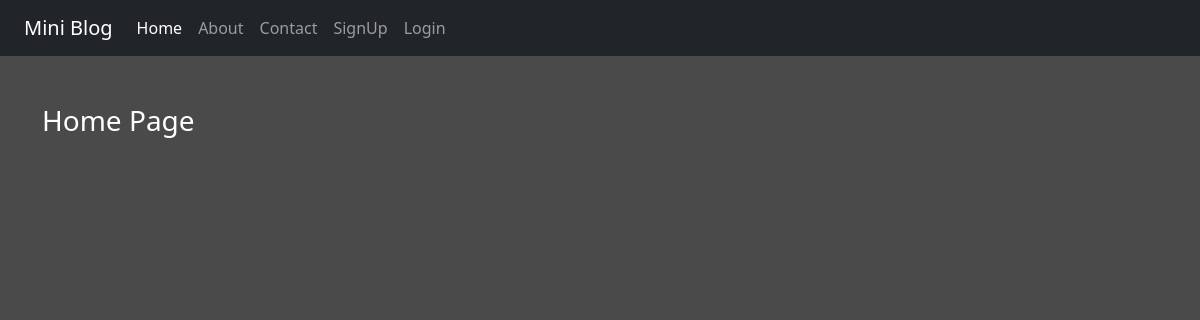
The app's page /, older data.
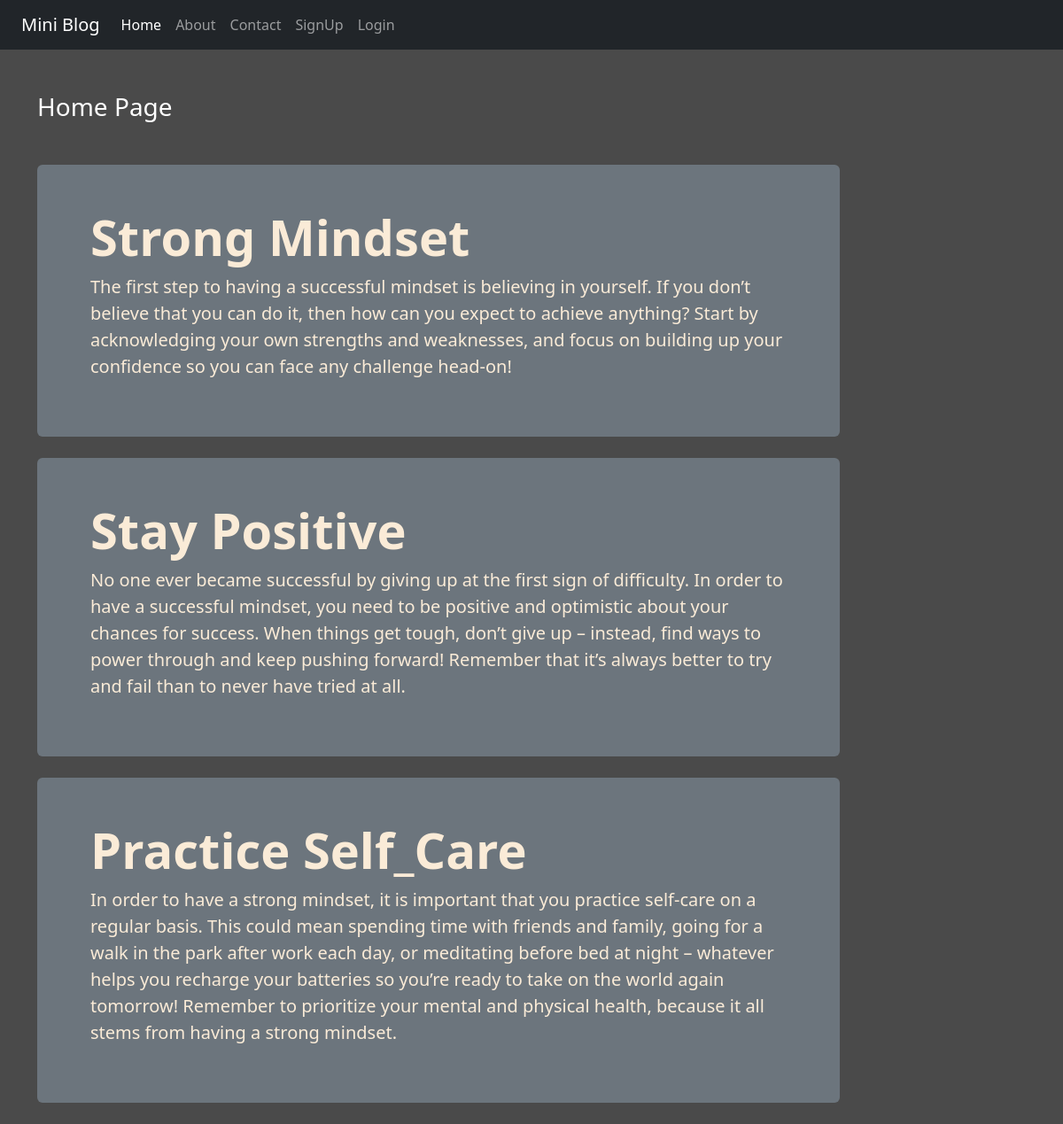
The same page, newer data.
### blog/models.py (models this page shows)
class Post(models.Model):
    title=models.CharField(max_length=40)
    desc=models.TextField()

### blog/views.py (the view)
# urls.py: 2. Add a URL to urlpatterns:  path('', Home.as_view(), name='home')
def Home(request):
    posts=Post.objects.all()
    return render(request,'blog/home.html',{'posts':posts})

### blog/templates/blog/home.html
{% extends 'blog/base.html' %}
{% load static %}
{% block content %}
    <div class="col-sm-10">
        <h3 class="text-white my-5">Home Page</h3>
        {% for post in posts %}
        <div class="mt-4 mb-4 p-5 bg-secondary jumbo-color rounded">
          <div class="container">
            <h1 class="display-4 fw-bold">{{post.title}}</h1>
            <p class="lead">{{post.desc}}</p>
          </div>
        </div>
        {% endfor %}
    </div>
{% endblock content %}

### blog/templates/blog/base.html (shortened to what this page needs)
<!DOCTYPE html>
{% load static %}
<html lang="en">
<head>
    <link rel="stylesheet" href="{% static 'blog/css/bootstrap.css' %}">
    <link rel="stylesheet" href="{% static 'blog/css/style.css' %}">
</head>
<body>
    <div class="container-fluid bg-dark">
        {% include 'blog/navbar.html' %}
    </div>
    <div class="container">
        <div class="row">
            <div class="row">
                {% block content %}
                {% endblock content %}
            </div>
        </div>
    </div>
</body>
</html>

### blog/templates/blog/navbar.html (shortened to what this page needs)
<nav class="navbar navbar-expand-lg navbar-dark bg-dark">
    <div class="container-fluid">
      <a class="navbar-brand" href="#">Mini Blog</a>
      <div class="collapse navbar-collapse" id="navbarNav">
        <ul class="navbar-nav">
          <li class="nav-item">
            <a class="nav-link active" aria-current="page" href="{% url 'home' %}">Home</a>
          </li>
          <li class="nav-item">
            <a class="nav-link" href="{% url 'about' %}">About</a>
          </li>
          <li class="nav-item">
            <a class="nav-link" href="{% url 'contact' %}">Contact</a>
          </li>
          {% if request.user.is_authenticated %}
          <li class="nav-item">
            <a class="nav-link" href="{% url 'dash' %}">Dashboard</a>
          </li>
          <li class="nav-item">
            <a class="nav-link" href="{% url 'logout' %}">LogOut</a>
          </li>
          {% else %}
          <li class="nav-item">
            <a class="nav-link" href="{% url 'signup' %}">SignUp</a>
          </li>
          <li class="nav-item">
            <a class="nav-link" href="{% url 'login' %}">Login</a>
          </li>
          {% endif %}
        </ul>
      </div>
    </div>
  </nav>

### blog/static/blog/css/style.css (style rules this page uses)
body { background-color: rgb(74, 74, 74); color: antiquewhite; }
.jumbo-color { background-color: rgb(83, 81, 81); }

Row changes from the older to the newer data that the page shows:
added Post: title "Strong Mindset", desc "The first step to having a successful mindset is believing in yourself. If you don’t believe that you can do it, then how can you expect to achieve anything? Start by acknowledging your own strengths and weaknesses, and focus on building up your confidence so you can face any challenge head-on!"
added Post: title "Stay Positive", desc "No one ever became successful by giving up at the first sign of difficulty. In order to have a successful mindset, you need to be positive and optimistic about your chances for success. When things get tough, don’t give up – instead, find ways to power through and keep pushing forward! Remember that it’s always better to try and fail than to never have tried at all."
added Post: title "Practice Self_Care", desc "In order to have a strong mindset, it is important that you practice self-care on a regular basis. This could mean spending time with friends and family, going for a walk in the park after work each day, or meditating before bed at night – whatever helps you recharge your batteries so you’re ready to take on the world again tomorrow! Remember to prioritize your mental and physical health, because it all stems from having a strong mindset."
